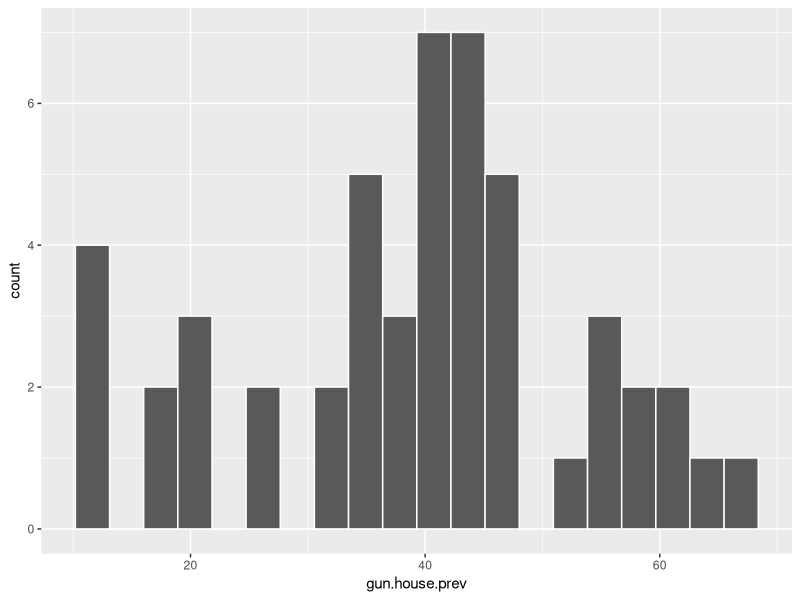
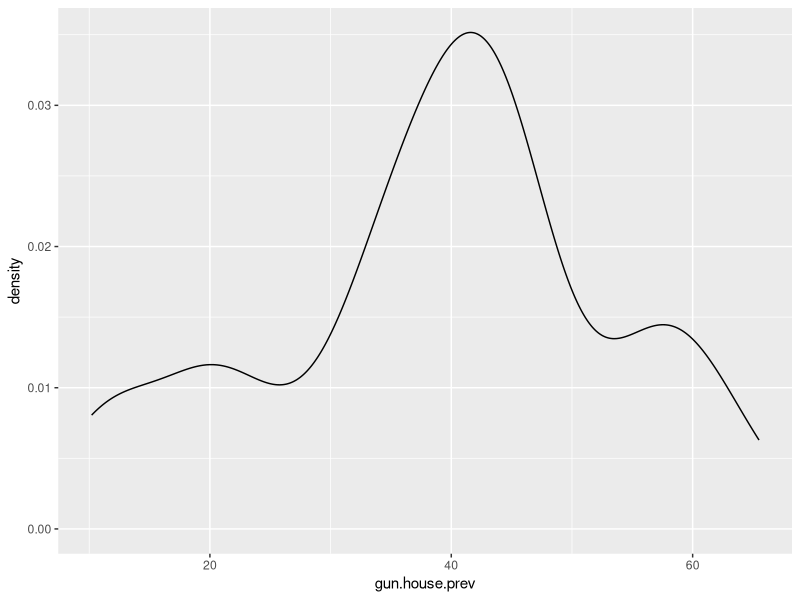
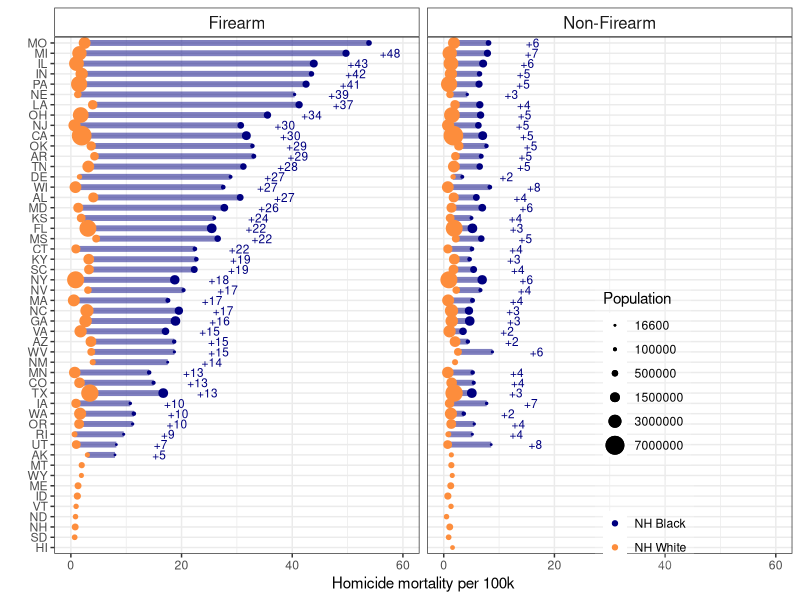
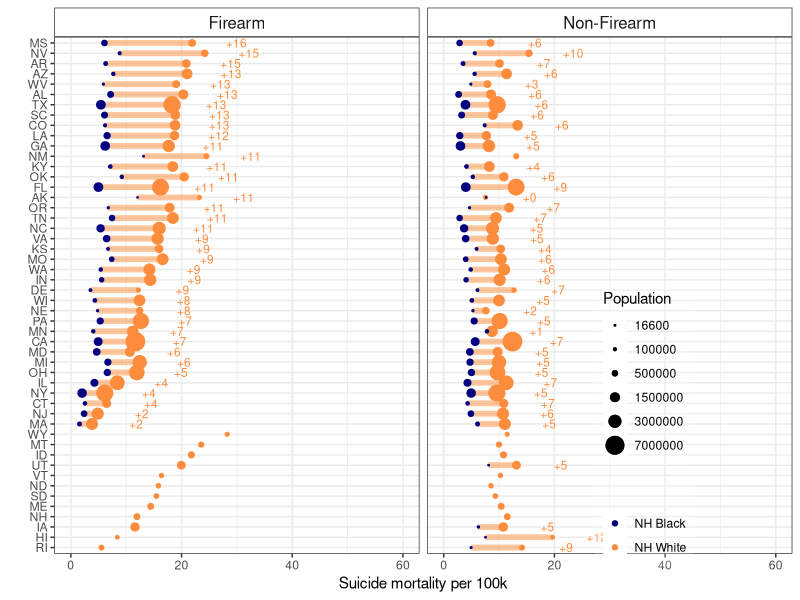
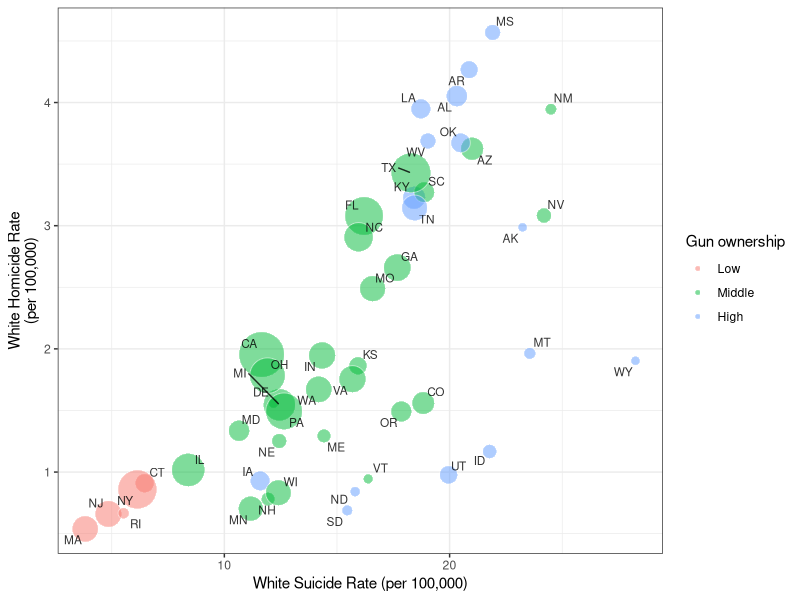
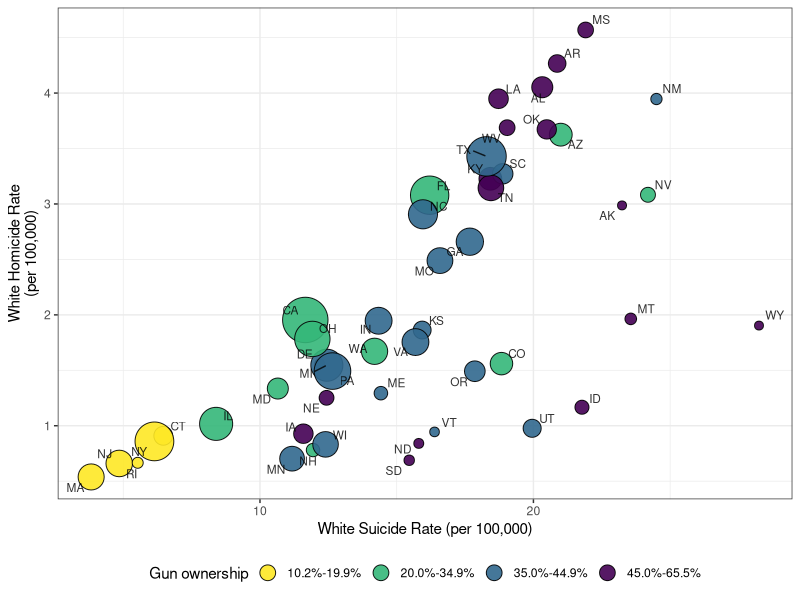
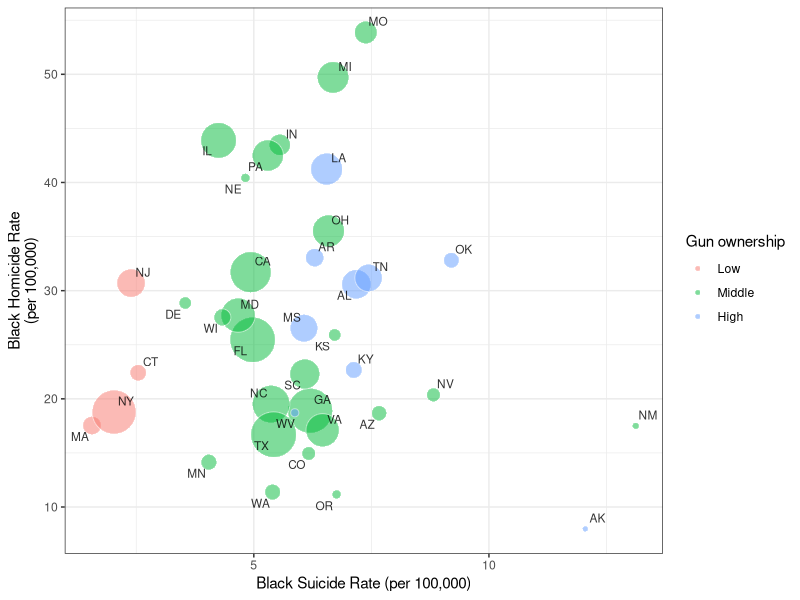
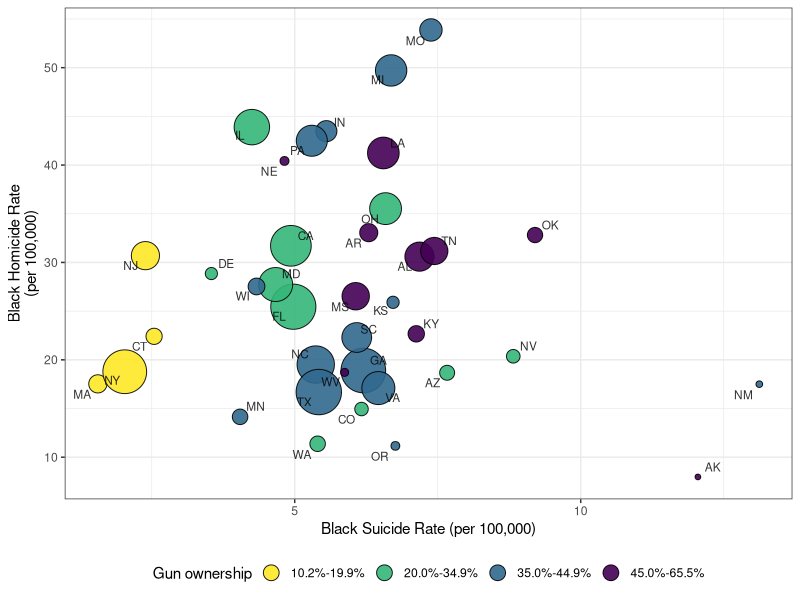

Reproduce these figures in R, in order.
## ---- chunk 1
library(tidyverse)
library(ggrepel)
## ---- chunk 2
gun.house.prev <- c(52.2, 59.8, 32.3, 58.8, 20.1, 34.6, 18.1, 26.3, 25.2,
                    40.3, 10.2, 55.7, 20.7, 38.5, 45.7, 42.8, 47.7, 45.0,
                    40.3, 21.7, 11.5, 40.8, 41.2, 54.6, 44.2, 62.6, 45.4,
                    34.0, 31.0, 11.4, 39.7, 18.5, 39.4, 56.2, 34.0, 46.5,
                    39.8, 35.1, 12.4, 43.3, 59.9, 46.6, 37.1, 44.8, 43.8,
                    37.5, 34.0, 58.5, 43.0, 65.5)

gun.data <- data.frame("ST" = state.abb, "gun.house.prev" = gun.house.prev)

ggplot(gun.data, aes(gun.house.prev)) + geom_histogram(bins = 20, col = "white") 

ggplot(gun.data, aes(gun.house.prev)) + geom_density()

quantile(gun.data$gun.house.prev, c(0.33, 0.66))

gun.data <- gun.data %>% arrange(gun.house.prev) %>% mutate(gun.house.prev.category = cut(gun.house.prev, breaks = c(0, 20, 35, 44.9, 66), labels = c("10.2%-19.9%", "20.0%-34.9%", "35.0%-44.9%", "45.0%-65.5%")))
## ---- chunk 3
#homicide
NHWM_homicide_FA <- read.table("./Data/agestd/Homicide_Firearms_White_NH_Males_Age-adjusted_2008-2014.txt", skip = 21, header = T, sep = ",")

NHWM_homicide_NonFA <- read.table("./Data/agestd/Homicide_Non-Firearms_White_NH_Males_Age-adjusted_2008-2014.txt", skip = 21, header = T, sep = ",")

NHBM_homicide_FA <- read.table("./Data/agestd/Homicide_Firearms_Black_NH_Males_Age-adjusted_2008-2014.txt", skip = 21, header = T, sep = ",")

NHBM_homicide_NonFA <- read.table("./Data/agestd/Homicide_Non-Firearms_Black_NH_Males_Age-adjusted_2008-2014.txt", skip = 21, header = T, sep = ",")

#suicide
NHWM_suicide_FA <- read.table("./Data/agestd/Suicide_Firearms_White_NH_Males_Age-adjusted_2008-2014.txt", skip = 21, header = T, sep = ",")

NHWM_suicide_NonFA <- read.table("./Data/agestd/Suicide_Non-Firearms_White_NH_Males_Age-adjusted_2008-2014.txt", skip = 21, header = T, sep = ",")

NHBM_suicide_FA <- read.table("./Data/agestd/Suicide_Firearms_Black_NH_Males_Age-adjusted_2008-2014.txt", skip = 21, header = T, sep = ",")

NHBM_suicide_NonFA <- read.table("./Data/agestd/Suicide_Non-Firearms_Black_NH_Males_Age-adjusted_2008-2014.txt", skip = 21, header = T, sep = ",")
## ---- chunk 4
#homicide
NHWF_homicide_FA <- read.table("./Data/agestd/Homicide_Firearms_White_NH_Females_Age-adjusted_2008-2014.txt", skip = 21, header = T, sep = ",")

NHWF_homicide_NonFA <- read.table("./Data/agestd/Homicide_Non-Firearms_White_NH_Females_Age-adjusted_2008-2014.txt", skip = 21, header = T, sep = ",")

NHBF_homicide_FA <- read.table("./Data/agestd/Homicide_Firearms_Black_NH_Females_Age-adjusted_2008-2014.txt", skip = 21, header = T, sep = ",")

NHBF_homicide_NonFA <- read.table("./Data/agestd/Homicide_Non-Firearms_Black_NH_Females_Age-adjusted_2008-2014.txt", skip = 21, header = T, sep = ",")

#suicide
NHWF_suicide_FA <- read.table("./Data/agestd/Suicide_Firearms_White_NH_Females_Age-adjusted_2008-2014.txt", skip = 21, header = T, sep = ",")

NHWF_suicide_NonFA <- read.table("./Data/agestd/Suicide_Non-Firearms_White_NH_Females_Age-adjusted_2008-2014.txt", skip = 21, header = T, sep = ",")

NHBF_suicide_FA <- read.table("./Data/agestd/Suicide_Firearms_Black_NH_Females_Age-adjusted_2008-2014.txt", skip = 21, header = T, sep = ",")

NHBF_suicide_NonFA <- read.table("./Data/agestd/Suicide_Non-Firearms_Black_NH_Females_Age-adjusted_2008-2014.txt", skip = 21, header = T, sep = ",")
## ---- chunk 5
tidy_fx <- function(data, state, death, population, crude, adjusted, race, intent, mechanism) {
  dat2 <- data[, c(state, death, population, crude, adjusted)]
  names(dat2)[2] <- paste0(death, ".", intent, ".", race)
  names(dat2)[3] <- paste0(population, ".", race)
  names(dat2)[4] <- paste0("crude.", intent, ".", race)
  names(dat2)[5] <- paste0("adjusted.", intent, ".", race)
  dat2$type = mechanism
  
  return(dat2)
}
## ---- chunk 6
NHWM_homicide_FA <- tidy_fx(data = NHWM_homicide_FA, "ST", "Deaths", "Population", "U_C_Rate", 
                            "U_A_Rate", "white", "homicide", "Firearm")
NHWM_homicide_NonFA <- tidy_fx(data = NHWM_homicide_NonFA, "ST", "Deaths", "Population", "U_C_Rate", 
                            "U_A_Rate", "white", "homicide", "Non-Firearm")
NHWM_suicide_FA <- tidy_fx(data = NHWM_suicide_FA, "ST", "Deaths", "Population", "U_C_Rate", 
                            "U_A_Rate", "white", "suicide", "Firearm")
NHWM_suicide_NonFA <- tidy_fx(data = NHWM_suicide_NonFA, "ST", "Deaths", "Population", "U_C_Rate", 
                            "U_A_Rate", "white", "suicide", "Non-Firearm")

NHBM_homicide_FA <- tidy_fx(data = NHBM_homicide_FA, "ST", "Deaths", "Population", "U_C_Rate", 
                            "U_A_Rate", "black", "homicide", "Firearm")
NHBM_homicide_NonFA <- tidy_fx(data = NHBM_homicide_NonFA, "ST", "Deaths", "Population", "U_C_Rate", 
                            "U_A_Rate", "black", "homicide", "Non-Firearm")
NHBM_suicide_FA <- tidy_fx(data = NHBM_suicide_FA, "ST", "Deaths", "Population", "U_C_Rate", 
                            "U_A_Rate", "black", "suicide", "Firearm")
NHBM_suicide_NonFA <- tidy_fx(data = NHBM_suicide_NonFA, "ST", "Deaths", "Population", "U_C_Rate", 
                            "U_A_Rate", "black", "suicide", "Non-Firearm")

NHBM_homicide<- rbind(NHBM_homicide_FA, NHBM_homicide_NonFA)
NHBM_suicide <- rbind(NHBM_suicide_FA, NHBM_suicide_NonFA)
NHWM_homicide <- rbind(NHWM_homicide_FA, NHWM_homicide_NonFA)
NHWM_suicide <- rbind(NHWM_suicide_FA, NHWM_suicide_NonFA)
rm(NHBM_homicide_FA, NHBM_homicide_NonFA, NHBM_suicide_FA, NHBM_suicide_NonFA,
   NHWM_homicide_FA, NHWM_homicide_NonFA, NHWM_suicide_FA, NHWM_suicide_NonFA)
## ---- chunk 7
NHWF_homicide_FA <- tidy_fx(data = NHWF_homicide_FA, "ST", "Deaths", "Population", "U_C_Rate", 
                            "U_A_Rate", "white", "homicide", "Firearm")
NHWF_homicide_NonFA <- tidy_fx(data = NHWF_homicide_NonFA, "ST", "Deaths", "Population", "U_C_Rate", 
                            "U_A_Rate", "white", "homicide", "Non-Firearm")
NHWF_suicide_FA <- tidy_fx(data = NHWF_suicide_FA, "ST", "Deaths", "Population", "U_C_Rate", 
                            "U_A_Rate", "white", "suicide", "Firearm")
NHWF_suicide_NonFA <- tidy_fx(data = NHWF_suicide_NonFA, "ST", "Deaths", "Population", "U_C_Rate", 
                            "U_A_Rate", "white", "suicide", "Non-Firearm")

NHBF_homicide_FA <- tidy_fx(data = NHBF_homicide_FA, "ST", "Deaths", "Population", "U_C_Rate", 
                            "U_A_Rate", "black", "homicide", "Firearm")
NHBF_homicide_NonFA <- tidy_fx(data = NHBF_homicide_NonFA, "ST", "Deaths", "Population", "U_C_Rate", 
                            "U_A_Rate", "black", "homicide", "Non-Firearm")
NHBF_suicide_FA <- tidy_fx(data = NHBF_suicide_FA, "ST", "Deaths", "Population", "U_C_Rate", 
                            "U_A_Rate", "black", "suicide", "Firearm")
NHBF_suicide_NonFA <- tidy_fx(data = NHBF_suicide_NonFA, "ST", "Deaths", "Population", "U_C_Rate", 
                            "U_A_Rate", "black", "suicide", "Non-Firearm")

NHBF_homicide<- rbind(NHBF_homicide_FA, NHBF_homicide_NonFA)
NHBF_suicide <- rbind(NHBF_suicide_FA, NHBF_suicide_NonFA)
NHWF_homicide <- rbind(NHWF_homicide_FA, NHWF_homicide_NonFA)
NHWF_suicide <- rbind(NHWF_suicide_FA, NHWF_suicide_NonFA)
rm(NHBF_homicide_FA, NHBF_homicide_NonFA, NHBF_suicide_FA, NHBF_suicide_NonFA,
   NHWF_homicide_FA, NHWF_homicide_NonFA, NHWF_suicide_FA, NHWF_suicide_NonFA)
## ---- chunk 8
#merge all the data
Males_AllAges_0814 <- merge(NHBM_homicide, NHBM_suicide %>% select(-Population.black), by = c("ST", "type")) %>%
  mutate(crude.RD.hom.su.black = crude.homicide.black - crude.suicide.black,
         adj.RD.hom.su.black = adjusted.homicide.black - adjusted.suicide.black)

Males_AllAges_0814 <- merge(Males_AllAges_0814, NHWM_homicide, by = c("ST", "type")) %>%
  mutate(crude.RD.homicide = crude.homicide.black - crude.homicide.white,
         adj.RD.homicide = adjusted.homicide.black - adjusted.homicide.white)

Males_AllAges_0814 <- merge(Males_AllAges_0814, NHWM_suicide %>% select(-Population.white), by = c("ST", "type")) %>%
  mutate(crude.RD.suicide = crude.suicide.black - crude.suicide.white,
         adj.RD.suicide = adjusted.suicide.black - adjusted.suicide.white)

Males_AllAges_0814 <- Males_AllAges_0814 %>% 
  mutate(crude.RD.hom.su.white = crude.homicide.white - crude.suicide.white, 
         adj.RD.hom.su.white = adjusted.homicide.white - adjusted.suicide.white)
## ---- chunk 9
Females_AllAges_0814 <- merge(NHBF_homicide, NHBF_suicide %>% select(-Population.black), by = c("ST", "type")) %>%
  mutate(crude.RD.hom.su.black = crude.homicide.black - crude.suicide.black,
         adj.RD.hom.su.black = adjusted.homicide.black - adjusted.suicide.black)

Females_AllAges_0814 <- merge(Females_AllAges_0814, NHWF_homicide, by = c("ST", "type")) %>%
  mutate(crude.RD.homicide = crude.homicide.black - crude.homicide.white,
         adj.RD.homicide = adjusted.homicide.black - adjusted.homicide.white)

Females_AllAges_0814 <- merge(Females_AllAges_0814, NHWF_suicide %>% select(-Population.white), by = c("ST", "type")) %>%
  mutate(crude.RD.suicide = crude.suicide.black - crude.suicide.white,
         adj.RD.suicide = adjusted.suicide.black - adjusted.suicide.white)

Females_AllAges_0814 <- Females_AllAges_0814 %>% 
  mutate(crude.RD.hom.su.white = crude.homicide.white - crude.suicide.white, 
         adj.RD.hom.su.white = adjusted.homicide.white - adjusted.suicide.white)
## ---- chunk 10
#used for plotting -- to arrange the states on the y-axis according to the magnitude of the black-white inequality
levels.firearm.homicide <- Males_AllAges_0814 %>% filter(type == "Firearm") %>%
  transmute(ST.order.RD.homicide = reorder(ST, adj.RD.homicide))

Males_AllAges_0814 %>% 
  filter(is.na(adjusted.homicide.black) == T & type == "Firearm") %>% 
  select(ST, adjusted.homicide.white)

Males_AllAges_0814$ST.order.RD.homicide <- factor(Males_AllAges_0814$ST, 
                                                  levels = c("HI", "SD", "NH", "ND", "VT", "ID", "ME", "WY", "MT",
                                                             levels(levels.firearm.homicide$ST.order.RD.homicide)[1:42]))

levels.firearm.suicide <- Males_AllAges_0814 %>% filter(type == "Firearm") %>%
  transmute(ST.order.RD.suicide = reorder(ST, -adj.RD.suicide))

Males_AllAges_0814 %>% 
  filter(is.na(adjusted.suicide.black) == T & type == "Firearm") %>% 
  select(ST, adjusted.suicide.white)

Males_AllAges_0814$ST.order.RD.suicide <- factor(Males_AllAges_0814$ST, 
                                                  levels = c("RI", "HI", "IA", "NH", "ME", "SD", "ND", "VT", "UT", "ID", "MT", "WY",
                                                             levels(levels.firearm.suicide$ST.order.RD.suicide)[1:39]))

## ---- chunk 11
#used for plotting -- to arrange the states on the y-axis according to the magnitude of the black-white inequality
levels.firearm.homicide <- Females_AllAges_0814 %>% filter(type == "Firearm") %>%
  transmute(ST.order.RD.homicide = reorder(ST, adj.RD.homicide))

Females_AllAges_0814 %>% 
  filter(is.na(adjusted.homicide.black) == T & type == "Firearm") %>% 
  select(ST, adjusted.homicide.white)

Females_AllAges_0814$ST.order.RD.homicide <- factor(Females_AllAges_0814$ST, 
                                                  levels = levels(levels.firearm.homicide$ST.order.RD.homicide))

# Males_AllAges_0814$ST.order.RD.homicide <- factor(Males_AllAges_0814$ST, 
#                                                   levels = c("HI", "SD", "NH", "ND", "VT", "ID", "ME", "WY", "MT",
#                                                              levels(levels.firearm.homicide$ST.order.RD.homicide)[1:42]))

levels.firearm.suicide <- Females_AllAges_0814 %>% filter(type == "Firearm") %>%
  transmute(ST.order.RD.suicide = reorder(ST, -adj.RD.suicide))

Females_AllAges_0814 %>% 
  filter(is.na(adjusted.suicide.black) == T & type == "Firearm") %>% 
  select(ST, adjusted.suicide.white)

# Females_AllAges_0814$ST.order.RD.suicide <- factor(Females_AllAges_0814$ST, 
#                                                   levels = c("RI", "HI", "IA", "NH", "ME", "SD", "ND", "VT", "UT", "ID", "MT", "WY",
#                                                              levels(levels.firearm.suicide$ST.order.RD.suicide)[1:39]))

Females_AllAges_0814$ST.order.RD.suicide <- factor(Females_AllAges_0814$ST, 
                                                  levels = levels(levels.firearm.suicide$ST.order.RD.suicide))

## ---- chunk 12
num.years = 2014-2008+1

Males_AllAges_0814 <- Males_AllAges_0814 %>% 
  mutate(average.pop.white = Population.white/num.years,
         average.pop.black = Population.black/num.years)

Males_AllAges_0814$gun.level <- "Middle"
Males_AllAges_0814$gun.level[Males_AllAges_0814$ST %in% c("LA", "UT", "OK", "IA", "TN","KY", "AL", 
                                                          "MS", "ID","ND", "WV", "AR", "AK", "SD", "MT", "WY")] <- "High"
Males_AllAges_0814$gun.level[Males_AllAges_0814$ST %in% c("HI", "NJ", "MA", "RI", "CT", "NY")] <- "Low"

Males_AllAges_0814$gun.level <- factor(Males_AllAges_0814$gun.level, levels = c("Low", "Middle", "High"))

dim(Males_AllAges_0814)
Males_AllAges_0814 <- merge(Males_AllAges_0814, gun.data, by = "ST")
dim(Males_AllAges_0814)
## ---- chunk 13
Females_AllAges_0814 <- Females_AllAges_0814 %>% 
  mutate(average.pop.white = Population.white/num.years,
         average.pop.black = Population.black/num.years)

Females_AllAges_0814$gun.level <- "Middle"
Females_AllAges_0814$gun.level[Females_AllAges_0814$ST %in% c("LA", "UT", "OK", "IA", "TN","KY", "AL", 
                                                          "MS", "ID","ND", "WV", "AR", "AK", "SD", "MT", "WY")] <- "High"
Females_AllAges_0814$gun.level[Females_AllAges_0814$ST %in% c("HI", "NJ", "MA", "RI", "CT", "NY")] <- "Low"

Females_AllAges_0814$gun.level <- factor(Females_AllAges_0814$gun.level, levels = c("Low", "Middle", "High"))

dim(Females_AllAges_0814)
Females_AllAges_0814 <- merge(Females_AllAges_0814, gun.data, by = "ST")
dim(Females_AllAges_0814)
## ---- chunk 14
stats <- Males_AllAges_0814 %>% group_by(type) %>% summarise(min = round(min(adj.RD.homicide, na.rm = T)), max = round(max(adj.RD.homicide, na.rm = T)))
stats$min[1]

stats2 <- Males_AllAges_0814 %>% group_by(type) %>% summarise(min = round(min(adjusted.homicide.white, na.rm = T)), max = round(max(adjusted.homicide.white, na.rm = T)))

white.pop.dc <- Males_AllAges_0814 %>% filter(ST == "DC" & type == "Firearm") %>% select(Population.white)

stats3 <- Males_AllAges_0814 %>% group_by(type) %>% summarise(min = round(min(adjusted.homicide.black, na.rm = T)), max = round(max(adjusted.homicide.black, na.rm = T)))
## ---- chunk 15
ggplot(Males_AllAges_0814, aes(y = ST.order.RD.homicide, x = adjusted.homicide.white)) + 
  geom_segment(aes(x = adjusted.homicide.white, xend = adjusted.homicide.black, 
                   y = ST.order.RD.homicide, yend = ST.order.RD.homicide), 
               lwd = 2, col = "navy", alpha = 0.5) +
  geom_point(aes(col = "NH White", size = average.pop.white)) + #alpha = ifelse(death.homicide.black < 20, 0.7, 1)
  geom_point(aes(x = adjusted.homicide.black, col = "NH Black", size = average.pop.black)) + #alpha = ifelse(death.homicide.black < 20, 0.7, 1),
  scale_color_manual(values = c("navy", "#fd8d3c")) +
  scale_alpha_continuous(guide = F) +
  scale_size_area(breaks = c(16600, 100000, 500000, 1500000, 3000000, 7000000)) +
  ylab("") +
  xlab("Homicide mortality per 100k") + 
  theme_bw() + 
  guides(color = guide_legend(title = " "), size = guide_legend(title = "Population")) + 
  theme(legend.position = c(0.8, 0.25), 
        plot.title = element_text(size = 10),
        legend.background = element_rect(fill=alpha('white', 0.2)),
        strip.background = element_rect(fill="white"), 
        strip.text.x = element_text(size = 12),
        strip.text.y = element_text(size = 12)) + 
  scale_x_continuous(limits = c(0, 60), labels = seq(0, 60, 20), breaks = seq(0, 60, 20)) +
  geom_text(data = subset(Males_AllAges_0814, is.na(adj.RD.homicide)==F),
            aes(x = adjusted.homicide.black + 8, label = paste0("+", round(adj.RD.homicide))),
            size = 3, col = "navy") +
  facet_wrap( ~ type)  
## ---- chunk 16
stats4 <- Males_AllAges_0814 %>% group_by(type) %>% summarise(min = round(min(adj.RD.suicide, na.rm = T)),
                                                    max = round(max(adj.RD.suicide, na.rm = T)))

stats5 <- Males_AllAges_0814 %>% group_by(type) %>% summarise(min = round(min(adjusted.suicide.white, na.rm = T)),
                                                    max = round(max(adjusted.suicide.white, na.rm = T)))

stats6 <- Males_AllAges_0814 %>% group_by(type) %>% summarise(min = round(min(adjusted.suicide.black, na.rm = T)),
                                                    max = round(max(adjusted.suicide.black, na.rm = T)))

stats7 <- Males_AllAges_0814 %>% group_by(type) %>% summarise(min = round(min(adjusted.suicide.white, na.rm = T)),
                                                    max = round(max(adjusted.suicide.white, na.rm = T)))
## ---- chunk 17
ggplot(Males_AllAges_0814, aes(y = ST.order.RD.suicide, x = adjusted.suicide.white)) + 
  geom_segment(aes(x = adjusted.suicide.white, xend = adjusted.suicide.black, 
                   y = ST.order.RD.suicide, yend = ST.order.RD.suicide), 
               lwd = 2, col = "#fd8d3c", alpha = 0.5) +
  geom_point(aes(col = "NH White", size = average.pop.white)) + #alpha = ifelse(death.homicide.black < 20, 0.7, 1)
  geom_point(aes(x = adjusted.suicide.black, col = "NH Black", size = average.pop.black)) + #, alpha = ifelse(death.homicide.black < 20, 0.7, 1)
  scale_color_manual(values = c("navy", "#fd8d3c")) +
  scale_alpha_continuous(guide = F) +
  scale_size_area(breaks = c(16600, 100000, 500000, 1500000, 3000000, 7000000)) +
  ylab("") + xlab("Suicide mortality per 100k") + theme_bw() + 
  guides(color = guide_legend(title = " "), size = guide_legend(title = "Population")) + 
  theme(legend.position = c(0.8, 0.25), 
        plot.title = element_text(size = 10),
        legend.background = element_rect(fill=alpha('white', 0.2)),
        strip.background = element_rect(fill="white"), 
        strip.text.x = element_text(size = 12),
        strip.text.y = element_text(size = 12)) + 
  scale_x_continuous(limits = c(0, 60), labels = seq(0, 60, 20), breaks = seq(0, 60, 20)) +
  geom_text(data = subset(Males_AllAges_0814, is.na(adj.RD.suicide)==F), 
            aes(x = adjusted.suicide.white + 8, label = paste0("+", round(-adj.RD.suicide))), size = 3, col = "#fd8d3c") +
  facet_wrap(~type)
## ---- chunk 18
ggplot(subset(Males_AllAges_0814, type == "Firearm"), aes(adjusted.suicide.white, adjusted.homicide.white)) + 
  geom_point(aes(fill = gun.level, size = average.pop.white), col = "white", pch = 21, alpha = 0.5) +
  geom_text_repel(aes(label = ST), alpha = 0.8, size = 3) +
  ylab("White Homicide Rate\n(per 100,000)") +
  xlab("White Suicide Rate (per 100,000)") + 
  theme_bw() +
  scale_size_area(breaks = c(100000, 500000, 1500000, 3000000, 7000000), max_size = 15, guide = F) +
  guides(fill = guide_legend(title = "Gun ownership")) 

library(viridis)
ggplot(subset(Males_AllAges_0814, type == "Firearm"), aes(adjusted.suicide.white, adjusted.homicide.white)) + 
  geom_point(aes(fill = gun.house.prev.category, size = average.pop.white), col = "black", pch = 21, alpha = 0.9) +
  geom_text_repel(aes(label = ST), alpha = 0.8, size = 3) +
  scale_fill_viridis(discrete = T, direction = -1) +
  ylab("White Homicide Rate\n(per 100,000)") +
  xlab("White Suicide Rate (per 100,000)") + 
  theme_bw() +
  theme(legend.position = "bottom") +
  scale_size_area(breaks = c(100000, 500000, 1500000, 3000000, 7000000), max_size = 15, guide = F) +
  guides(fill = guide_legend(title = "Gun ownership", override.aes = list(size = 5)))
## ---- chunk 19
ggplot(subset(Males_AllAges_0814, type == "Firearm"), aes(adjusted.suicide.black, adjusted.homicide.black)) + 
  geom_point(aes(fill = gun.level, size = average.pop.black), col = "white", pch = 21, alpha = 0.5) +
  geom_text_repel(aes(label = ST), alpha = 0.8, size = 3, check_overlap = T) +
  ylab("Black Homicide Rate\n(per 100,000)") +
  xlab("Black Suicide Rate (per 100,000)") + 
  theme_bw() +
  scale_size_area(breaks = c(16600, 100000, 500000, 1400000), max_size = 15, guide = F) +
  guides(fill = guide_legend(title = "Gun ownership"))

ggplot(subset(Males_AllAges_0814, type == "Firearm"), aes(adjusted.suicide.black, adjusted.homicide.black)) + 
  geom_point(aes(fill = gun.house.prev.category, size = average.pop.black), col = "black", pch = 21, alpha = 0.9) +
  geom_text_repel(aes(label = ST), alpha = 0.8, size = 3, check_overlap = T) +
  scale_fill_viridis(discrete = T, direction = -1) +
  ylab("Black Homicide Rate\n(per 100,000)") +
  xlab("Black Suicide Rate (per 100,000)") + 
  theme_bw() +
  theme(legend.position = "bottom") +
  scale_size_area(breaks = c(16600, 100000, 500000, 1400000), max_size = 15, guide = F) +
  guides(fill = guide_legend(title = "Gun ownership", override.aes = list(size = 5))) 
    

# ggplot(subset(Males_AllAges_0814, type == "Firearm"), aes(x = gun.house.prev, y = adj.RD.homicide)) +
#          geom_point() +
#   geom_text_repel(aes(label = ST), alpha = 0.8, size = 3, check_overlap = T) 
# 
# ggplot(subset(Males_AllAges_0814, type == "Firearm"), aes(x = gun.house.prev, y = adj.RD.suicide)) +
#          geom_point() +
#   geom_text_repel(aes(label = ST), alpha = 0.8, size = 3, check_overlap = T) +
#   geom_smooth()
# 
# ggplot(subset(Males_AllAges_0814, type == "Firearm"), aes(x = gun.house.prev, y = Population.white)) +
#          geom_point() + geom_text_repel(aes(label = ST), alpha = 0.8, size = 3, check_overlap = T) 
# 
# ggplot(subset(Males_AllAges_0814, type == "Firearm"), aes(x = gun.house.prev, y = Population.black)) +
#          geom_point() + geom_text_repel(aes(label = ST), alpha = 0.8, size = 3, check_overlap = T) 
## ---- chunk 20
Males_AllAges_0814 %>% 
  group_by(type) %>% 
  summarise(cor.hom.suicide = cor(adjusted.suicide.black, adjusted.homicide.black, use = "complete.obs"))
## ---- chunk 21
ggplot(Females_AllAges_0814, aes(y = ST.order.RD.homicide, x = adjusted.homicide.white)) + 
  geom_segment(aes(x = adjusted.homicide.white, xend = adjusted.homicide.black, 
                   y = ST.order.RD.homicide, yend = ST.order.RD.homicide), 
               lwd = 2, col = "navy", alpha = 0.5) +
  geom_point(aes(col = "NH White", size = average.pop.white)) + #alpha = ifelse(death.homicide.black < 20, 0.7, 1)
  geom_point(aes(x = adjusted.homicide.black, col = "NH Black", size = average.pop.black)) + #alpha = ifelse(death.homicide.black < 20, 0.7, 1),
  scale_color_manual(values = c("navy", "#fd8d3c")) +
  scale_alpha_continuous(guide = F) +
  scale_size_area(breaks = c(16600, 100000, 500000, 1500000, 3000000, 7000000)) +
  ylab("") +
  xlab("Homicide mortality per 100k") + 
  theme_bw() + 
  guides(color = guide_legend(title = " "), size = guide_legend(title = "Population")) + 
  theme(legend.position = c(0.8, 0.25), 
        plot.title = element_text(size = 10),
        legend.background = element_rect(fill=alpha('white', 0.2)),
        strip.background = element_rect(fill="white"), 
        strip.text.x = element_text(size = 12),
        strip.text.y = element_text(size = 12)) + 
  scale_x_continuous(limits = c(0, 80), labels = seq(0, 80, 20), breaks = seq(0, 80, 20)) +
  geom_text(data = subset(Females_AllAges_0814, is.na(adj.RD.homicide)==F),
            aes(x = adjusted.homicide.black + 2, label = paste0("+", round(adj.RD.homicide))),
            size = 3, col = "navy") +
  facet_wrap( ~ type)  
## ---- chunk 22
ggplot(Females_AllAges_0814, aes(y = ST.order.RD.suicide, x = adjusted.suicide.white)) + 
  geom_segment(aes(x = adjusted.suicide.white, xend = adjusted.suicide.black, 
                   y = ST.order.RD.suicide, yend = ST.order.RD.suicide), 
               lwd = 2, col = "#fd8d3c", alpha = 0.5) +
  geom_point(aes(col = "NH White", size = average.pop.white)) + #alpha = ifelse(death.homicide.black < 20, 0.7, 1)
  geom_point(aes(x = adjusted.suicide.black, col = "NH Black", size = average.pop.black)) + #, alpha = ifelse(death.homicide.black < 20, 0.7, 1)
  scale_color_manual(values = c("navy", "#fd8d3c")) +
  scale_alpha_continuous(guide = F) +
  scale_size_area(breaks = c(16600, 100000, 500000, 1500000, 3000000, 7000000)) +
  ylab("") + xlab("Suicide mortality per 100k") + theme_bw() + 
  guides(color = guide_legend(title = " "), size = guide_legend(title = "Population")) + 
  theme(legend.position = c(0.8, 0.25), 
        plot.title = element_text(size = 10),
        legend.background = element_rect(fill=alpha('white', 0.2)),
        strip.background = element_rect(fill="white"), 
        strip.text.x = element_text(size = 12),
        strip.text.y = element_text(size = 12)) + 
  scale_x_continuous(limits = c(0, 80), labels = seq(0, 80, 20), breaks = seq(0, 80, 20)) +
  geom_text(data = subset(Females_AllAges_0814, is.na(adj.RD.suicide)==F), 
            aes(x = adjusted.suicide.white + 2, label = paste0("+", round(-adj.RD.suicide))), size = 3, col = "#fd8d3c") +
  facet_wrap(~type)
## ---- chunk 23
ggplot(Males_AllAges_0814, aes(adjusted.suicide.white, adjusted.suicide.black)) + 
  geom_text(aes(label = ST, col = type), size = 2.5) +
  guides(color = guide_legend(title = " ")) +
  ylab("Suicide rate for blacks") +
  xlab("Suicide rate for whites") +
  coord_equal(xlim = c(5, 45)) + theme_bw()

Males_AllAges_0814 %>% 
  group_by(type) %>% 
  summarise(cor.suicide = cor(adjusted.suicide.black, adjusted.suicide.white, use = "complete.obs"))

ggplot(subset(Males_AllAges_0814, type == "Firearm"), aes(adjusted.suicide.white, adjusted.suicide.black)) + 
  geom_label(aes(label = ST, col = gun.level), size = 2.5, alpha = 0.5) +
  guides(color = guide_legend(title = " ")) +
  ylab("Suicide rate for blacks") +
  xlab("Suicide rate for whites") +
  coord_equal(xlim = c(5, 45)) + theme_bw()

## ---- chunk 24
ggplot(Males_AllAges_0814, aes(adjusted.homicide.white, adjusted.homicide.black)) + 
  geom_text(aes(label = ST, col = type), size = 2.5) +
  ylab("Homicide rate for blacks") +
  xlab("Homicide rate for whites") +
  coord_equal(ylim = c(5, 70)) + theme_bw()

Males_AllAges_0814 %>% 
  group_by(type) %>% 
  summarise(cor.homicide = cor(adjusted.homicide.black, adjusted.homicide.white, use = "complete.obs"))

ggplot(subset(Males_AllAges_0814, type == "Firearm"), aes(adjusted.homicide.white, adjusted.homicide.black)) + 
  geom_label(aes(label = ST, col = gun.level), size = 2.5, alpha = 0.5) +
  ylab("Homicide rate for blacks") +
  xlab("Homicide rate for whites") +
  theme_bw()
